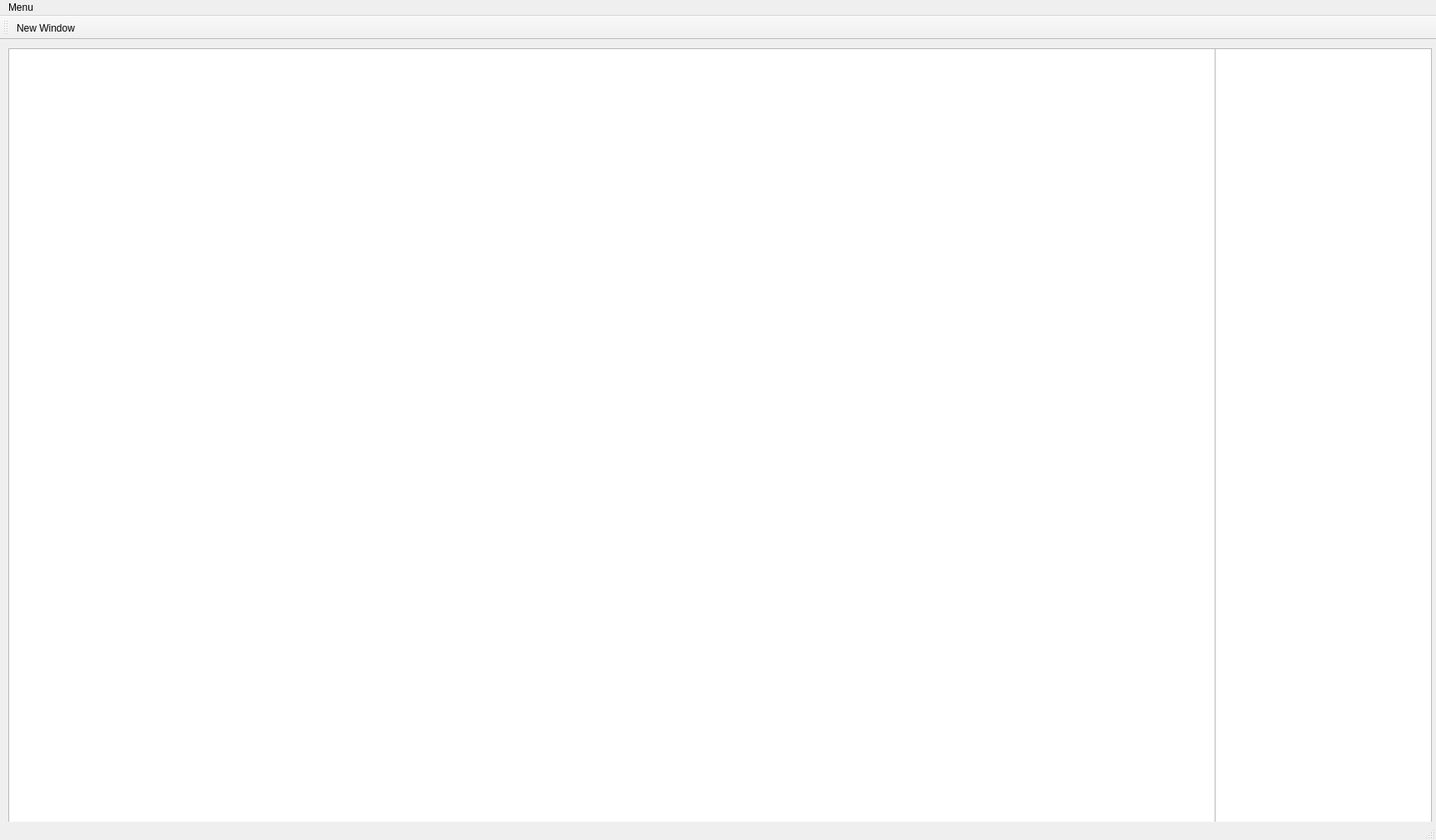
<?xml version="1.0" encoding="UTF-8"?>
<ui version="4.0">
 <class>MainWindow</class>
 <widget class="QMainWindow" name="MainWindow">
  <property name="geometry">
   <rect>
    <x>0</x>
    <y>0</y>
    <width>1726</width>
    <height>1010</height>
   </rect>
  </property>
  <property name="windowTitle">
   <string>MainWindow</string>
  </property>
  <widget class="QWidget" name="centralWidget">
   <widget class="QGraphicsView" name="graphicsView">
    <property name="geometry">
     <rect>
      <x>10</x>
      <y>10</y>
      <width>1451</width>
      <height>931</height>
     </rect>
    </property>
   </widget>
   <widget class="QTreeView" name="treeView">
    <property name="geometry">
     <rect>
      <x>1460</x>
      <y>10</y>
      <width>261</width>
      <height>931</height>
     </rect>
    </property>
   </widget>
  </widget>
  <widget class="QMenuBar" name="menuBar">
   <property name="geometry">
    <rect>
     <x>0</x>
     <y>0</y>
     <width>1726</width>
     <height>21</height>
    </rect>
   </property>
   <widget class="QMenu" name="menuMenu">
    <property name="title">
     <string>Menu</string>
    </property>
    <addaction name="actionNew_Window"/>
   </widget>
   <addaction name="menuMenu"/>
  </widget>
  <widget class="QToolBar" name="mainToolBar">
   <attribute name="toolBarArea">
    <enum>TopToolBarArea</enum>
   </attribute>
   <attribute name="toolBarBreak">
    <bool>false</bool>
   </attribute>
   <addaction name="actionNew_Window"/>
  </widget>
  <widget class="QStatusBar" name="statusBar"/>
  <action name="actionNew_Window">
   <property name="checkable">
    <bool>true</bool>
   </property>
   <property name="text">
    <string>New Window</string>
   </property>
  </action>
 </widget>
 <layoutdefault spacing="6" margin="11"/>
 <resources/>
 <connections/>
</ui>
